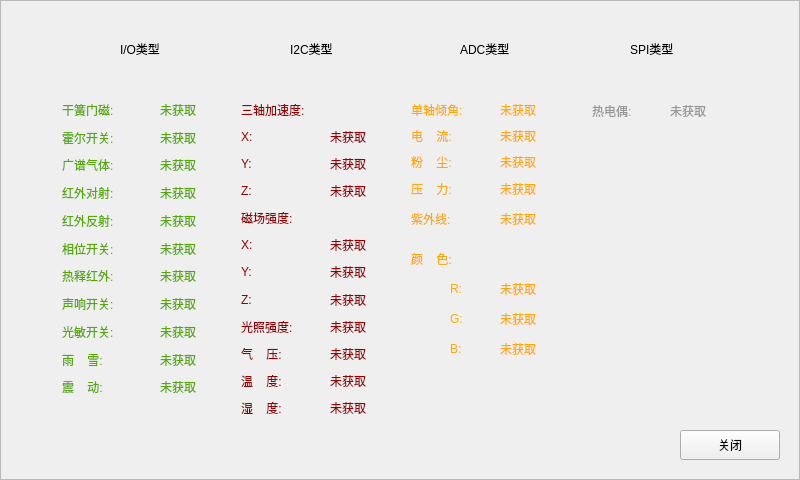
<?xml version="1.0" encoding="UTF-8"?>
<ui version="4.0">
 <class>AllSensorWidget</class>
 <widget class="QWidget" name="AllSensorWidget">
  <property name="geometry">
   <rect>
    <x>0</x>
    <y>0</y>
    <width>800</width>
    <height>480</height>
   </rect>
  </property>
  <property name="windowTitle">
   <string>Form</string>
  </property>
  <widget class="QFrame" name="frame">
   <property name="geometry">
    <rect>
     <x>0</x>
     <y>0</y>
     <width>800</width>
     <height>480</height>
    </rect>
   </property>
   <property name="styleSheet">
    <string notr="true">#frame{background-image: url(:/new/prefix1/res/allsensor/allsensor-background.png);}</string>
   </property>
   <property name="frameShape">
    <enum>QFrame::StyledPanel</enum>
   </property>
   <property name="frameShadow">
    <enum>QFrame::Raised</enum>
   </property>
   <widget class="QLabel" name="label_19">
    <property name="geometry">
     <rect>
      <x>62</x>
      <y>378</y>
      <width>81</width>
      <height>18</height>
     </rect>
    </property>
    <property name="styleSheet">
     <string notr="true">color: rgb(85, 170, 0);</string>
    </property>
    <property name="text">
     <string>震    动:</string>
    </property>
   </widget>
   <widget class="QLabel" name="label_15">
    <property name="geometry">
     <rect>
      <x>62</x>
      <y>267</y>
      <width>81</width>
      <height>18</height>
     </rect>
    </property>
    <property name="styleSheet">
     <string notr="true">color: rgb(85, 170, 0);</string>
    </property>
    <property name="text">
     <string>热释红外:</string>
    </property>
   </widget>
   <widget class="QLabel" name="label_28">
    <property name="geometry">
     <rect>
      <x>411</x>
      <y>153</y>
      <width>81</width>
      <height>18</height>
     </rect>
    </property>
    <property name="styleSheet">
     <string notr="true">color: rgb(255, 170, 0);</string>
    </property>
    <property name="text">
     <string>粉    尘:</string>
    </property>
   </widget>
   <widget class="QLabel" name="label_14">
    <property name="geometry">
     <rect>
      <x>62</x>
      <y>240</y>
      <width>81</width>
      <height>18</height>
     </rect>
    </property>
    <property name="styleSheet">
     <string notr="true">color: rgb(85, 170, 0);</string>
    </property>
    <property name="text">
     <string>相位开关:</string>
    </property>
   </widget>
   <widget class="QLabel" name="label_11">
    <property name="geometry">
     <rect>
      <x>62</x>
      <y>156</y>
      <width>81</width>
      <height>18</height>
     </rect>
    </property>
    <property name="styleSheet">
     <string notr="true">color: rgb(85, 170, 0);</string>
    </property>
    <property name="text">
     <string>广谱气体:</string>
    </property>
   </widget>
   <widget class="QLabel" name="label_20">
    <property name="geometry">
     <rect>
      <x>241</x>
      <y>209</y>
      <width>81</width>
      <height>18</height>
     </rect>
    </property>
    <property name="styleSheet">
     <string notr="true">color: rgb(149, 0, 0);</string>
    </property>
    <property name="text">
     <string>磁场强度:</string>
    </property>
   </widget>
   <widget class="QLabel" name="label_13">
    <property name="geometry">
     <rect>
      <x>62</x>
      <y>212</y>
      <width>81</width>
      <height>18</height>
     </rect>
    </property>
    <property name="styleSheet">
     <string notr="true">color: rgb(85, 170, 0);</string>
    </property>
    <property name="text">
     <string>红外反射:</string>
    </property>
   </widget>
   <widget class="QLabel" name="label_25">
    <property name="geometry">
     <rect>
      <x>241</x>
      <y>399</y>
      <width>81</width>
      <height>18</height>
     </rect>
    </property>
    <property name="styleSheet">
     <string notr="true">color: rgb(149, 0, 0);</string>
    </property>
    <property name="text">
     <string>湿    度:</string>
    </property>
   </widget>
   <widget class="QLabel" name="label_32">
    <property name="geometry">
     <rect>
      <x>592</x>
      <y>102</y>
      <width>59</width>
      <height>18</height>
     </rect>
    </property>
    <property name="styleSheet">
     <string notr="true">color: rgb(150,150,150);</string>
    </property>
    <property name="text">
     <string>热电偶:</string>
    </property>
   </widget>
   <widget class="QLabel" name="label_9">
    <property name="geometry">
     <rect>
      <x>62</x>
      <y>101</y>
      <width>81</width>
      <height>18</height>
     </rect>
    </property>
    <property name="styleSheet">
     <string notr="true">color: rgb(85, 170, 0);</string>
    </property>
    <property name="text">
     <string>干簧门磁:</string>
    </property>
   </widget>
   <widget class="QLabel" name="label_21">
    <property name="geometry">
     <rect>
      <x>241</x>
      <y>318</y>
      <width>81</width>
      <height>18</height>
     </rect>
    </property>
    <property name="styleSheet">
     <string notr="true">color: rgb(149, 0, 0);</string>
    </property>
    <property name="text">
     <string>光照强度:</string>
    </property>
   </widget>
   <widget class="QLabel" name="label_23">
    <property name="geometry">
     <rect>
      <x>241</x>
      <y>101</y>
      <width>91</width>
      <height>18</height>
     </rect>
    </property>
    <property name="styleSheet">
     <string notr="true">color: rgb(149, 0, 0);</string>
    </property>
    <property name="text">
     <string>三轴加速度:</string>
    </property>
   </widget>
   <widget class="QLabel" name="label_12">
    <property name="geometry">
     <rect>
      <x>62</x>
      <y>184</y>
      <width>81</width>
      <height>18</height>
     </rect>
    </property>
    <property name="styleSheet">
     <string notr="true">color: rgb(85, 170, 0);</string>
    </property>
    <property name="text">
     <string>红外对射:</string>
    </property>
   </widget>
   <widget class="QLabel" name="label_22">
    <property name="geometry">
     <rect>
      <x>241</x>
      <y>345</y>
      <width>81</width>
      <height>18</height>
     </rect>
    </property>
    <property name="styleSheet">
     <string notr="true">color: rgb(149, 0, 0);</string>
    </property>
    <property name="text">
     <string>气    压:</string>
    </property>
   </widget>
   <widget class="QLabel" name="label_29">
    <property name="geometry">
     <rect>
      <x>411</x>
      <y>250</y>
      <width>81</width>
      <height>18</height>
     </rect>
    </property>
    <property name="styleSheet">
     <string notr="true">color: rgb(255, 170, 0);</string>
    </property>
    <property name="text">
     <string>颜    色:</string>
    </property>
   </widget>
   <widget class="QLabel" name="label_16">
    <property name="geometry">
     <rect>
      <x>62</x>
      <y>295</y>
      <width>81</width>
      <height>18</height>
     </rect>
    </property>
    <property name="styleSheet">
     <string notr="true">color: rgb(85, 170, 0);</string>
    </property>
    <property name="text">
     <string>声响开关:</string>
    </property>
   </widget>
   <widget class="QLabel" name="label_26">
    <property name="geometry">
     <rect>
      <x>411</x>
      <y>101</y>
      <width>81</width>
      <height>18</height>
     </rect>
    </property>
    <property name="styleSheet">
     <string notr="true">color: rgb(255, 170,0);</string>
    </property>
    <property name="text">
     <string>单轴倾角:</string>
    </property>
   </widget>
   <widget class="QLabel" name="label_17">
    <property name="geometry">
     <rect>
      <x>62</x>
      <y>323</y>
      <width>81</width>
      <height>18</height>
     </rect>
    </property>
    <property name="styleSheet">
     <string notr="true">color: rgb(85, 170, 0);</string>
    </property>
    <property name="text">
     <string>光敏开关:</string>
    </property>
   </widget>
   <widget class="QLabel" name="label_18">
    <property name="geometry">
     <rect>
      <x>62</x>
      <y>351</y>
      <width>81</width>
      <height>18</height>
     </rect>
    </property>
    <property name="styleSheet">
     <string notr="true">color: rgb(85, 170, 0);</string>
    </property>
    <property name="text">
     <string>雨    雪:</string>
    </property>
   </widget>
   <widget class="QLabel" name="label_30">
    <property name="geometry">
     <rect>
      <x>411</x>
      <y>180</y>
      <width>81</width>
      <height>18</height>
     </rect>
    </property>
    <property name="styleSheet">
     <string notr="true">color: rgb(255, 170, 0);</string>
    </property>
    <property name="text">
     <string>压    力:</string>
    </property>
   </widget>
   <widget class="QPushButton" name="pushButton_Close">
    <property name="geometry">
     <rect>
      <x>680</x>
      <y>430</y>
      <width>100</width>
      <height>30</height>
     </rect>
    </property>
    <property name="focusPolicy">
     <enum>Qt::NoFocus</enum>
    </property>
    <property name="styleSheet">
     <string notr="true">border-image: url(:/new/prefix1/res/main/button1.png);</string>
    </property>
    <property name="text">
     <string>关闭</string>
    </property>
   </widget>
   <widget class="QLabel" name="label_24">
    <property name="geometry">
     <rect>
      <x>241</x>
      <y>372</y>
      <width>81</width>
      <height>18</height>
     </rect>
    </property>
    <property name="styleSheet">
     <string notr="true">color: rgb(149, 0, 0);</string>
    </property>
    <property name="text">
     <string>温    度:</string>
    </property>
   </widget>
   <widget class="QLabel" name="label_10">
    <property name="geometry">
     <rect>
      <x>62</x>
      <y>129</y>
      <width>81</width>
      <height>18</height>
     </rect>
    </property>
    <property name="styleSheet">
     <string notr="true">color: rgb(85, 170, 0);</string>
    </property>
    <property name="text">
     <string>霍尔开关:</string>
    </property>
   </widget>
   <widget class="QLabel" name="label_31">
    <property name="geometry">
     <rect>
      <x>411</x>
      <y>210</y>
      <width>81</width>
      <height>18</height>
     </rect>
    </property>
    <property name="styleSheet">
     <string notr="true">color: rgb(255, 170, 0);</string>
    </property>
    <property name="text">
     <string>紫外线:</string>
    </property>
   </widget>
   <widget class="QLabel" name="label_27">
    <property name="geometry">
     <rect>
      <x>411</x>
      <y>127</y>
      <width>81</width>
      <height>18</height>
     </rect>
    </property>
    <property name="styleSheet">
     <string notr="true">color: rgb(255, 170, 0);</string>
    </property>
    <property name="text">
     <string>电    流:</string>
    </property>
   </widget>
   <widget class="QLabel" name="label_io_1">
    <property name="geometry">
     <rect>
      <x>160</x>
      <y>101</y>
      <width>66</width>
      <height>17</height>
     </rect>
    </property>
    <property name="styleSheet">
     <string notr="true">color: rgb(85, 170, 0);</string>
    </property>
    <property name="text">
     <string>未获取</string>
    </property>
   </widget>
   <widget class="QLabel" name="label_io_2">
    <property name="geometry">
     <rect>
      <x>160</x>
      <y>129</y>
      <width>66</width>
      <height>17</height>
     </rect>
    </property>
    <property name="styleSheet">
     <string notr="true">color: rgb(85, 170, 0);</string>
    </property>
    <property name="text">
     <string>未获取</string>
    </property>
   </widget>
   <widget class="QLabel" name="label_2">
    <property name="geometry">
     <rect>
      <x>290</x>
      <y>40</y>
      <width>66</width>
      <height>17</height>
     </rect>
    </property>
    <property name="text">
     <string>I2C类型</string>
    </property>
   </widget>
   <widget class="QLabel" name="label_8">
    <property name="geometry">
     <rect>
      <x>610</x>
      <y>40</y>
      <width>16</width>
      <height>16</height>
     </rect>
    </property>
    <property name="styleSheet">
     <string notr="true">border-image: url(:/allsensor/I2C.png);</string>
    </property>
    <property name="text">
     <string/>
    </property>
   </widget>
   <widget class="QLabel" name="label_3">
    <property name="geometry">
     <rect>
      <x>460</x>
      <y>40</y>
      <width>66</width>
      <height>17</height>
     </rect>
    </property>
    <property name="text">
     <string>ADC类型</string>
    </property>
   </widget>
   <widget class="QLabel" name="label_7">
    <property name="geometry">
     <rect>
      <x>440</x>
      <y>40</y>
      <width>16</width>
      <height>16</height>
     </rect>
    </property>
    <property name="styleSheet">
     <string notr="true">border-image: url(:/allsensor/ADC.png);</string>
    </property>
    <property name="text">
     <string/>
    </property>
   </widget>
   <widget class="QLabel" name="label_6">
    <property name="geometry">
     <rect>
      <x>270</x>
      <y>40</y>
      <width>16</width>
      <height>16</height>
     </rect>
    </property>
    <property name="styleSheet">
     <string notr="true">border-image: url(:/allsensor/SPI.png);</string>
    </property>
    <property name="text">
     <string/>
    </property>
   </widget>
   <widget class="QLabel" name="label_4">
    <property name="geometry">
     <rect>
      <x>630</x>
      <y>40</y>
      <width>66</width>
      <height>17</height>
     </rect>
    </property>
    <property name="text">
     <string>SPI类型</string>
    </property>
   </widget>
   <widget class="QLabel" name="label_5">
    <property name="geometry">
     <rect>
      <x>100</x>
      <y>40</y>
      <width>16</width>
      <height>16</height>
     </rect>
    </property>
    <property name="styleSheet">
     <string notr="true">border-image: url(:/allsensor/IO.png);</string>
    </property>
    <property name="text">
     <string/>
    </property>
   </widget>
   <widget class="QLabel" name="label">
    <property name="geometry">
     <rect>
      <x>120</x>
      <y>40</y>
      <width>66</width>
      <height>17</height>
     </rect>
    </property>
    <property name="text">
     <string>I/O类型</string>
    </property>
   </widget>
   <widget class="QLabel" name="label_io_3">
    <property name="geometry">
     <rect>
      <x>160</x>
      <y>156</y>
      <width>66</width>
      <height>17</height>
     </rect>
    </property>
    <property name="styleSheet">
     <string notr="true">color: rgb(85, 170, 0);</string>
    </property>
    <property name="text">
     <string>未获取</string>
    </property>
   </widget>
   <widget class="QLabel" name="label_io_4">
    <property name="geometry">
     <rect>
      <x>160</x>
      <y>184</y>
      <width>66</width>
      <height>17</height>
     </rect>
    </property>
    <property name="styleSheet">
     <string notr="true">color: rgb(85, 170, 0);</string>
    </property>
    <property name="text">
     <string>未获取</string>
    </property>
   </widget>
   <widget class="QLabel" name="label_io_5">
    <property name="geometry">
     <rect>
      <x>160</x>
      <y>212</y>
      <width>66</width>
      <height>17</height>
     </rect>
    </property>
    <property name="styleSheet">
     <string notr="true">color: rgb(85, 170, 0);</string>
    </property>
    <property name="text">
     <string>未获取</string>
    </property>
   </widget>
   <widget class="QLabel" name="label_io_6">
    <property name="geometry">
     <rect>
      <x>160</x>
      <y>240</y>
      <width>66</width>
      <height>17</height>
     </rect>
    </property>
    <property name="styleSheet">
     <string notr="true">color: rgb(85, 170, 0);</string>
    </property>
    <property name="text">
     <string>未获取</string>
    </property>
   </widget>
   <widget class="QLabel" name="label_io_7">
    <property name="geometry">
     <rect>
      <x>160</x>
      <y>267</y>
      <width>66</width>
      <height>17</height>
     </rect>
    </property>
    <property name="styleSheet">
     <string notr="true">color: rgb(85, 170, 0);</string>
    </property>
    <property name="text">
     <string>未获取</string>
    </property>
   </widget>
   <widget class="QLabel" name="label_io_8">
    <property name="geometry">
     <rect>
      <x>160</x>
      <y>295</y>
      <width>66</width>
      <height>17</height>
     </rect>
    </property>
    <property name="styleSheet">
     <string notr="true">color: rgb(85, 170, 0);</string>
    </property>
    <property name="text">
     <string>未获取</string>
    </property>
   </widget>
   <widget class="QLabel" name="label_io_9">
    <property name="geometry">
     <rect>
      <x>160</x>
      <y>323</y>
      <width>66</width>
      <height>17</height>
     </rect>
    </property>
    <property name="styleSheet">
     <string notr="true">color: rgb(85, 170, 0);</string>
    </property>
    <property name="text">
     <string>未获取</string>
    </property>
   </widget>
   <widget class="QLabel" name="label_io_10">
    <property name="geometry">
     <rect>
      <x>160</x>
      <y>351</y>
      <width>66</width>
      <height>17</height>
     </rect>
    </property>
    <property name="styleSheet">
     <string notr="true">color: rgb(85, 170, 0);</string>
    </property>
    <property name="text">
     <string>未获取</string>
    </property>
   </widget>
   <widget class="QLabel" name="label_io_11">
    <property name="geometry">
     <rect>
      <x>160</x>
      <y>378</y>
      <width>66</width>
      <height>17</height>
     </rect>
    </property>
    <property name="styleSheet">
     <string notr="true">color: rgb(85, 170, 0);</string>
    </property>
    <property name="text">
     <string>未获取</string>
    </property>
   </widget>
   <widget class="QLabel" name="label_45">
    <property name="geometry">
     <rect>
      <x>241</x>
      <y>236</y>
      <width>41</width>
      <height>17</height>
     </rect>
    </property>
    <property name="styleSheet">
     <string notr="true">color: rgb(149, 0, 0);</string>
    </property>
    <property name="text">
     <string>X:</string>
    </property>
   </widget>
   <widget class="QLabel" name="label_i2c_4">
    <property name="geometry">
     <rect>
      <x>330</x>
      <y>236</y>
      <width>66</width>
      <height>17</height>
     </rect>
    </property>
    <property name="styleSheet">
     <string notr="true">color: rgb(149, 0, 0);</string>
    </property>
    <property name="text">
     <string>未获取</string>
    </property>
   </widget>
   <widget class="QLabel" name="label_47">
    <property name="geometry">
     <rect>
      <x>241</x>
      <y>263</y>
      <width>31</width>
      <height>17</height>
     </rect>
    </property>
    <property name="styleSheet">
     <string notr="true">color: rgb(149, 0, 0);</string>
    </property>
    <property name="text">
     <string>Y:</string>
    </property>
   </widget>
   <widget class="QLabel" name="label_i2c_5">
    <property name="geometry">
     <rect>
      <x>330</x>
      <y>263</y>
      <width>66</width>
      <height>17</height>
     </rect>
    </property>
    <property name="styleSheet">
     <string notr="true">color: rgb(149, 0, 0);</string>
    </property>
    <property name="text">
     <string>未获取</string>
    </property>
   </widget>
   <widget class="QLabel" name="label_49">
    <property name="geometry">
     <rect>
      <x>241</x>
      <y>291</y>
      <width>31</width>
      <height>17</height>
     </rect>
    </property>
    <property name="styleSheet">
     <string notr="true">color: rgb(149, 0, 0);</string>
    </property>
    <property name="text">
     <string>Z:</string>
    </property>
   </widget>
   <widget class="QLabel" name="label_i2c_6">
    <property name="geometry">
     <rect>
      <x>330</x>
      <y>291</y>
      <width>66</width>
      <height>17</height>
     </rect>
    </property>
    <property name="styleSheet">
     <string notr="true">color: rgb(149, 0, 0);</string>
    </property>
    <property name="text">
     <string>未获取</string>
    </property>
   </widget>
   <widget class="QLabel" name="label_i2c_3">
    <property name="geometry">
     <rect>
      <x>330</x>
      <y>182</y>
      <width>66</width>
      <height>17</height>
     </rect>
    </property>
    <property name="styleSheet">
     <string notr="true">color: rgb(149, 0, 0);</string>
    </property>
    <property name="text">
     <string>未获取</string>
    </property>
   </widget>
   <widget class="QLabel" name="label_102">
    <property name="geometry">
     <rect>
      <x>241</x>
      <y>182</y>
      <width>21</width>
      <height>17</height>
     </rect>
    </property>
    <property name="styleSheet">
     <string notr="true">color: rgb(149, 0, 0);</string>
    </property>
    <property name="text">
     <string>Z:</string>
    </property>
   </widget>
   <widget class="QLabel" name="label_i2c_1">
    <property name="geometry">
     <rect>
      <x>330</x>
      <y>128</y>
      <width>66</width>
      <height>17</height>
     </rect>
    </property>
    <property name="styleSheet">
     <string notr="true">color: rgb(149, 0, 0);</string>
    </property>
    <property name="text">
     <string>未获取</string>
    </property>
   </widget>
   <widget class="QLabel" name="label_i2c_2">
    <property name="geometry">
     <rect>
      <x>330</x>
      <y>155</y>
      <width>66</width>
      <height>17</height>
     </rect>
    </property>
    <property name="styleSheet">
     <string notr="true">color: rgb(149, 0, 0);</string>
    </property>
    <property name="text">
     <string>未获取</string>
    </property>
   </widget>
   <widget class="QLabel" name="label_105">
    <property name="geometry">
     <rect>
      <x>241</x>
      <y>128</y>
      <width>21</width>
      <height>17</height>
     </rect>
    </property>
    <property name="styleSheet">
     <string notr="true">color: rgb(149, 0, 0);</string>
    </property>
    <property name="text">
     <string>X:</string>
    </property>
   </widget>
   <widget class="QLabel" name="label_106">
    <property name="geometry">
     <rect>
      <x>241</x>
      <y>155</y>
      <width>31</width>
      <height>17</height>
     </rect>
    </property>
    <property name="styleSheet">
     <string notr="true">color: rgb(149, 0, 0);</string>
    </property>
    <property name="text">
     <string>Y:</string>
    </property>
   </widget>
   <widget class="QLabel" name="label_i2c_7">
    <property name="geometry">
     <rect>
      <x>330</x>
      <y>318</y>
      <width>66</width>
      <height>17</height>
     </rect>
    </property>
    <property name="styleSheet">
     <string notr="true">color: rgb(149, 0, 0);</string>
    </property>
    <property name="text">
     <string>未获取</string>
    </property>
   </widget>
   <widget class="QLabel" name="label_i2c_8">
    <property name="geometry">
     <rect>
      <x>330</x>
      <y>345</y>
      <width>66</width>
      <height>17</height>
     </rect>
    </property>
    <property name="styleSheet">
     <string notr="true">color: rgb(149, 0, 0);</string>
    </property>
    <property name="text">
     <string>未获取</string>
    </property>
   </widget>
   <widget class="QLabel" name="label_i2c_9">
    <property name="geometry">
     <rect>
      <x>330</x>
      <y>372</y>
      <width>66</width>
      <height>17</height>
     </rect>
    </property>
    <property name="styleSheet">
     <string notr="true">color: rgb(149, 0, 0);</string>
    </property>
    <property name="text">
     <string>未获取</string>
    </property>
   </widget>
   <widget class="QLabel" name="label_i2c_10">
    <property name="geometry">
     <rect>
      <x>330</x>
      <y>399</y>
      <width>66</width>
      <height>17</height>
     </rect>
    </property>
    <property name="styleSheet">
     <string notr="true">color: rgb(149, 0, 0);</string>
    </property>
    <property name="text">
     <string>未获取</string>
    </property>
   </widget>
   <widget class="QLabel" name="label_adc_1">
    <property name="geometry">
     <rect>
      <x>500</x>
      <y>101</y>
      <width>66</width>
      <height>17</height>
     </rect>
    </property>
    <property name="styleSheet">
     <string notr="true">color: rgb(255, 170, 0);</string>
    </property>
    <property name="text">
     <string>未获取</string>
    </property>
   </widget>
   <widget class="QLabel" name="label_adc_2">
    <property name="geometry">
     <rect>
      <x>500</x>
      <y>127</y>
      <width>66</width>
      <height>17</height>
     </rect>
    </property>
    <property name="styleSheet">
     <string notr="true">color: rgb(255, 170, 0);</string>
    </property>
    <property name="text">
     <string>未获取</string>
    </property>
   </widget>
   <widget class="QLabel" name="label_adc_3">
    <property name="geometry">
     <rect>
      <x>500</x>
      <y>153</y>
      <width>66</width>
      <height>17</height>
     </rect>
    </property>
    <property name="styleSheet">
     <string notr="true">color: rgb(255, 170, 0);</string>
    </property>
    <property name="text">
     <string>未获取</string>
    </property>
   </widget>
   <widget class="QLabel" name="label_adc_4">
    <property name="geometry">
     <rect>
      <x>500</x>
      <y>280</y>
      <width>66</width>
      <height>17</height>
     </rect>
    </property>
    <property name="styleSheet">
     <string notr="true">color: rgb(255, 170, 0);</string>
    </property>
    <property name="text">
     <string>未获取</string>
    </property>
   </widget>
   <widget class="QLabel" name="label_adc_5">
    <property name="geometry">
     <rect>
      <x>500</x>
      <y>180</y>
      <width>66</width>
      <height>17</height>
     </rect>
    </property>
    <property name="styleSheet">
     <string notr="true">color: rgb(255, 170, 0);</string>
    </property>
    <property name="text">
     <string>未获取</string>
    </property>
   </widget>
   <widget class="QLabel" name="label_adc_6">
    <property name="geometry">
     <rect>
      <x>500</x>
      <y>210</y>
      <width>66</width>
      <height>17</height>
     </rect>
    </property>
    <property name="styleSheet">
     <string notr="true">color: rgb(255, 170, 0);</string>
    </property>
    <property name="text">
     <string>未获取</string>
    </property>
   </widget>
   <widget class="QLabel" name="label_spi_1">
    <property name="geometry">
     <rect>
      <x>670</x>
      <y>102</y>
      <width>51</width>
      <height>18</height>
     </rect>
    </property>
    <property name="styleSheet">
     <string notr="true">color: rgb(150,150, 150);</string>
    </property>
    <property name="text">
     <string>未获取</string>
    </property>
   </widget>
   <widget class="QLabel" name="label_adc_7">
    <property name="geometry">
     <rect>
      <x>450</x>
      <y>280</y>
      <width>21</width>
      <height>17</height>
     </rect>
    </property>
    <property name="styleSheet">
     <string notr="true">color: rgb(255, 170, 0);</string>
    </property>
    <property name="text">
     <string>R:</string>
    </property>
   </widget>
   <widget class="QLabel" name="label_adc_8">
    <property name="geometry">
     <rect>
      <x>450</x>
      <y>310</y>
      <width>21</width>
      <height>17</height>
     </rect>
    </property>
    <property name="styleSheet">
     <string notr="true">color: rgb(255, 170, 0);</string>
    </property>
    <property name="text">
     <string>G:</string>
    </property>
   </widget>
   <widget class="QLabel" name="label_adc_9">
    <property name="geometry">
     <rect>
      <x>450</x>
      <y>340</y>
      <width>21</width>
      <height>17</height>
     </rect>
    </property>
    <property name="styleSheet">
     <string notr="true">color: rgb(255, 170, 0);</string>
    </property>
    <property name="text">
     <string>B:</string>
    </property>
   </widget>
   <widget class="QLabel" name="label_adc_10">
    <property name="geometry">
     <rect>
      <x>500</x>
      <y>310</y>
      <width>66</width>
      <height>17</height>
     </rect>
    </property>
    <property name="styleSheet">
     <string notr="true">color: rgb(255, 170, 0);</string>
    </property>
    <property name="text">
     <string>未获取</string>
    </property>
   </widget>
   <widget class="QLabel" name="label_adc_11">
    <property name="geometry">
     <rect>
      <x>500</x>
      <y>340</y>
      <width>66</width>
      <height>17</height>
     </rect>
    </property>
    <property name="styleSheet">
     <string notr="true">color: rgb(255,170, 0);</string>
    </property>
    <property name="text">
     <string>未获取</string>
    </property>
   </widget>
  </widget>
 </widget>
 <resources/>
 <connections/>
</ui>
